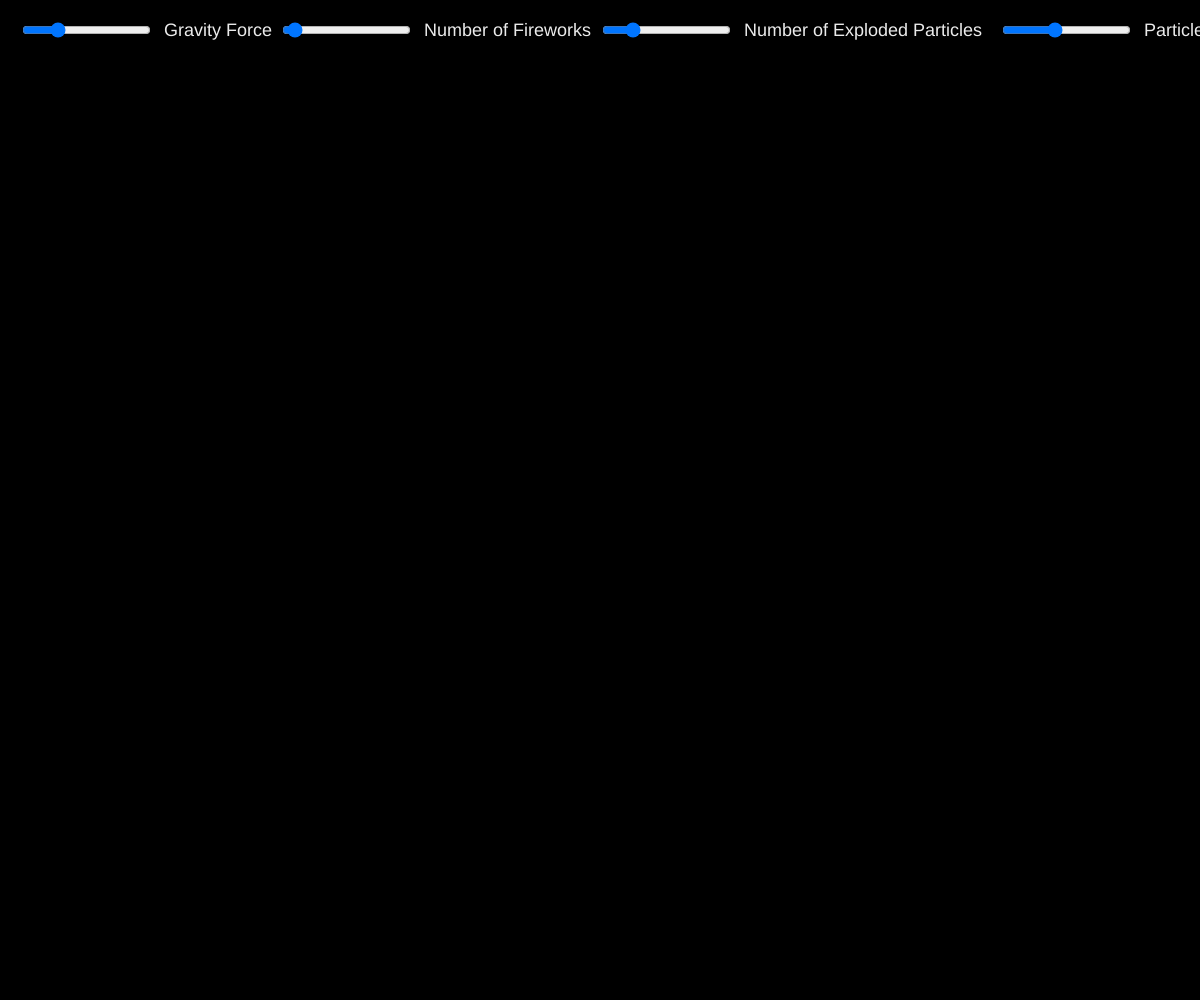
Frame 1 (no input)
Frame 60 (no input): identical to frame 1, image omitted
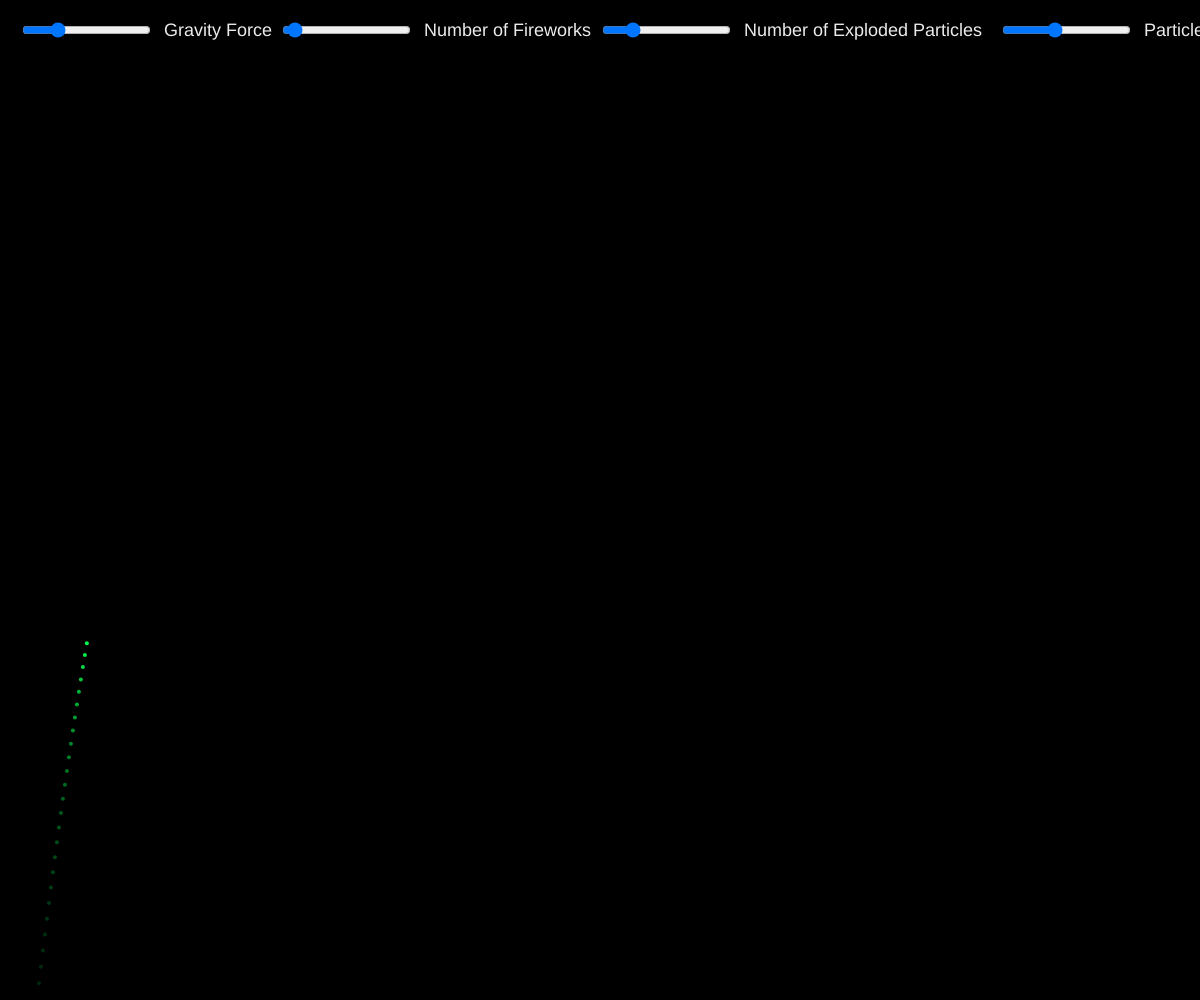
Frame 120 (the mouse pressed at the canvas centre since frame 60)

The p5.js sketch that drew these frames (run headless with seeded random() and noise() and a simulated clock; from frame 60 on, the mouse is pressed at the canvas centre):

// p5.js sketch
// ── sketch.js
var fireworks = [];
var gravity;
var gravityForceSlider; //Range: 0.2- 0.4
var fireworkGenerationSlider; //Range: 0.0- 0.5
var numberofSubParticlesSlider; //Range: 100-500
var subParticlesSpreadSlider; //Range: 100-500

function setup() {
  createCanvas(windowWidth, windowHeight);
  colorMode(HSB);
  // gravity = createVector(0, 0.2); //positive y -> pointing downwards
  stroke(255);
  strokeWeight(4);
  background(0);

  gravityForceSlider = createSlider(0.1, 0.5, 0.2, 0.01);
  gravityForceSlider.position(20, 20);

  fireworkGenerationSlider = createSlider(0.0, 0.5, 0.02, 0.01);
  fireworkGenerationSlider.position(280, 20);

  numberofSubParticlesSlider = createSlider(10, 500, 100, 50);
  numberofSubParticlesSlider.position(600, 20);

  subParticlesSpreadSlider = createSlider(0.9, 1, 0.94, 0.01);
  subParticlesSpreadSlider.position(1000, 20);
}

function draw() {
  var gravityforce = gravityForceSlider.value();
  var genrerationSpeed = fireworkGenerationSlider.value();
  var numberofSubParticles = numberofSubParticlesSlider.value();
  var subParticlesSpread = subParticlesSpreadSlider.value();

  textSize(18);
  stroke("black");
  fill("white");
  text("Gravity Force", gravityForceSlider.x + gravityForceSlider.width + 15, 36);
  gravity = createVector(0, gravityforce);

  textSize(18);
  stroke("black");
  fill("white");
  text("Number of Fireworks", fireworkGenerationSlider.x + fireworkGenerationSlider.width + 15, 36);

  textSize(18);
  stroke("black");
  fill("white");
  text("Number of Exploded Particles", numberofSubParticlesSlider.x + numberofSubParticlesSlider.width + 15, 36);

  textSize(18);
  stroke("black");
  fill("white");
  text("Particles Spread", subParticlesSpreadSlider.x + subParticlesSpreadSlider.width + 15, 36);

  colorMode(RGB);
  background(0, 20); //trailing effect transition

  //limiting the firework generation speed using random numbers
  //every new frame there's a (genrerationSpeed) chance of new firework generation
  if (random(1) < genrerationSpeed) {
    fireworks.push(new Firework(numberofSubParticles, subParticlesSpread));
  }

  for (var i = fireworks.length - 1; i >= 0; i--) {
    fireworks[i].update();
    fireworks[i].show();
    if (fireworks[i].faded()) {
      fireworks.splice(i, 1);
    }
  }
}

// ── firework.js
function Firework(numberofSubParticles, subParticlesSpread) {
  this.hue = random(255);
  this.firework = new Particle(random(width), height, this.hue, false);
  this.exploded = false;
  this.subParticles = [];
  this.numberofSubParticles = this.numberofSubParticles;
  this.subParticlesSpread = this.subParticlesSpread;

  this.faded = function () {
    if (this.exploded && this.subParticles.length === 0) {
      return true;
    }
    return false;
  };

  this.update = function () {
    if (!this.exploded) {
      this.firework.impartForce(gravity);
      this.firework.update();

      //explode the firework once it reaches it top
      if (this.firework.velocity.y >= 0) {
        this.exploded = true;
        this.explode();
      }
    }

    //for sub-particles
    for (var i = this.subParticles.length - 1; i >= 0; i--) {
      this.subParticles[i].impartForce(gravity);
      this.subParticles[i].update();
      if (this.subParticles[i].faded()) {
        this.subParticles.splice(i, 1); //removing the subparticle from end
      }
    }
  };

  this.explode = function () {
    for (var i = 0; i < numberofSubParticles; i++) {
      //create newParticles from explosion point (sub-particles)
      console.log(subParticlesSpread);

      var newParticle = new Particle(this.firework.position.x, this.firework.position.y, this.hue, true, subParticlesSpread);
      this.subParticles.push(newParticle);
    }
  };

  this.show = function () {
    //don't show main firework after it has exploded
    if (!this.exploded) {
      this.firework.show();
    }
    //show sub particles after explosion
    for (var i = 0; i < this.subParticles.length; i++) {
      this.subParticles[i].show();
    }
  };
}

// ── particle.js
//Particle Construtor Function
function Particle(x, y, hue, subParticleFirework, subParticlesSpread) {
  this.position = createVector(x, y);
  this.lifetime = 255; //keep track of subparticles fading.
  this.hue = hue;
  this.subParticleFirework = subParticleFirework;
  this.subParticlesSpread = subParticlesSpread;

  if (!this.subParticleFirework) {
    this.velocity = createVector(random(-3.5, 3.5), random(-17, -12)); //-ve y -> particle moves upwards, and range is for diff in height
  } else {
    this.velocity = p5.Vector.random2D(); //if only used this - velocity is unit vector of length 1 - perfect circle
    this.velocity.mult(random(3, 9)); //to distord the subparticle explosion shape
  }

  this.acceleration = createVector(0, 0);

  this.impartForce = function (force) {
    this.acceleration.add(force);
  };

  //updates frame
  this.update = function () {
    if (this.subParticleFirework) {
      this.velocity.mult(subParticlesSpread);
      this.lifetime -= 5;
    }
    this.velocity.add(this.acceleration);
    this.position.add(this.velocity);
    this.acceleration.mult(0); //once the frame is updated, acceleration resets to 0
  };

  this.faded = function () {
    if (this.lifetime < 0) {
      return true;
    }
    return false;
  };

  this.show = function () {
    colorMode(HSB);
    if (this.subParticleFirework) {
      strokeWeight(2);
      stroke(hue, 255, 255, this.lifetime);
    } else {
      strokeWeight(4);
      stroke(hue, 255, 255);
    }
    point(this.position.x, this.position.y);
  };
}
